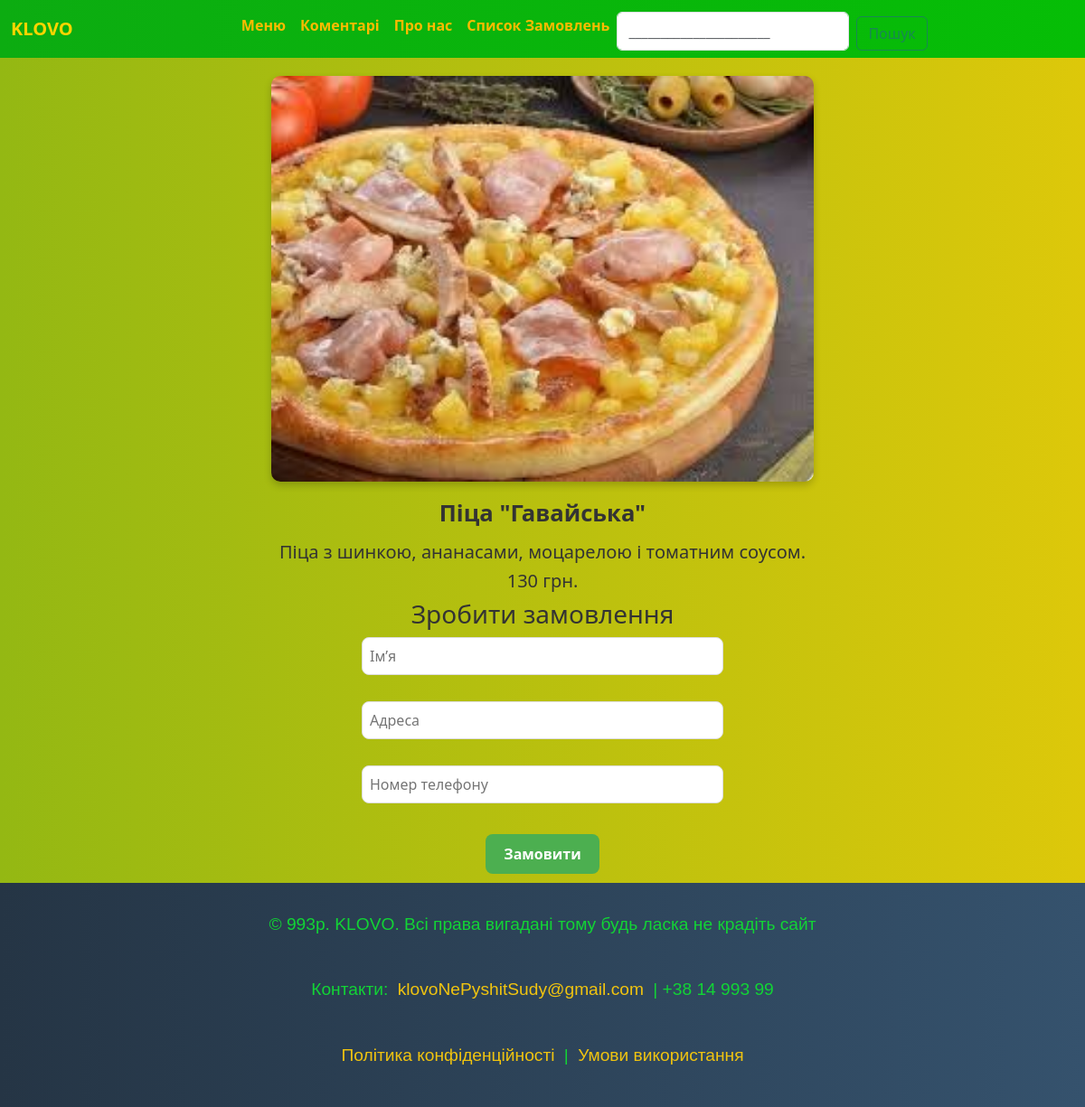
The app's page /article/2 with its own data.
### tables this page shows
CREATE TABLE menu(
    id INTEGER PRIMARY KEY AUTOINCREMENT,
    title TEXT NOT NULL,
    text TEXT NOT NULL,
    price INTEGER,
    image TEXT
    

);

### app.py (the view)
@app.route("/article/<int:menu_id>")
def article_page(menu_id):
    article = get_article(menu_id)
    return render_template("article_page.html", article=article)

### sql_scripts.py (called while the page is built)
def get_article(menu_id):
    conn = sqlite3.connect("blog.db")
    cursor = conn.cursor()
    cursor.execute("SELECT * FROM menu WHERE id=?", [menu_id])
    article = cursor.fetchone()
    conn.close()
    return article

### templates/article_page.html
{% extends 'base.html' %}
{% block content %}
<img src="{{ url_for('static', filename=article[4]) }}" class="article-img" alt="...">
<h3 class="card-title">{{article[1]}}</h3>
<h5 class="card-text">{{article[2]}}</h5>
<h5 class="card-text">{{article[3]}} грн.</h4>
    <h3>Зробити замовлення</h3>
    <form action="/submit_order" method="POST">
        <input name="name" placeholder="Ім’я" required><br>
        <input name="address" placeholder="Адреса" required><br>
        <input name="phone" placeholder="Номер телефону" required><br>
        <button type="submit">Замовити</button>
    </form>
{% endblock content %}

### static/style.css (style rules this page uses)
body { background: linear-gradient(to right, #94b813, #ddc80a); }
body { margin: 0; padding: 0; background-color: #f5f5f5; height: 100vh; text-align: center; justify-content: center; align-items: center; font-family: 'Arial', sans-serif; text-align: center; }
body { margin: 0; font-family: Arial, sans-serif; background-color: #f9f9f9; }
input, textarea { width: 90%; max-width: 400px; padding: 10px; margin-top: 5px; border: 1px solid #ddd; border-radius: 8px; font-size: 16px; box-sizing: border-box; display: block; margin-left: auto; margin-right: auto; }
button { padding: 10px 20px; background-color: #4CAF50; color: white; font-weight: bold; border: none; border-radius: 8px; cursor: pointer; transition: background-color 0.3s; margin-top: 10px; }
body { font-family: 'Segoe UI', Tahoma, Geneva, Verdana, sans-serif; background-color: #f0f4f8; color: #333; margin: 0; padding: 0; }
body { font-family: 'Segoe UI', Tahoma, Geneva, Verdana, sans-serif; background-color: #f4f7fa; margin: 0; padding: 0; }
.card-title { font-size: 1.6rem; font-weight: bold; color: #333; margin-bottom: 15px; }
.article-img { max-width: 600px; width: 100%; height: auto; display: block; margin: 20px auto; border-radius: 10px; box-shadow: 0 4px 8px rgba(0, 0, 0, 0.2); }
input, textarea { width: 100%; padding: 8px; box-sizing: border-box; }
button { padding: 10px 20px; }

### records on screen
menu: image (picture), title "Піца \"Гавайська\"", text "Піца з шинкою, ананасами, моцарелою і томатним соусом.", price "130"
